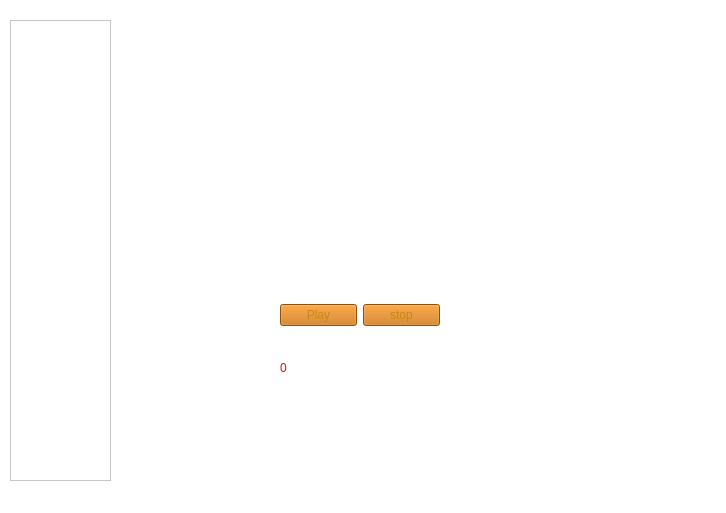
<?xml version="1.0" encoding="UTF-8"?>
<ui version="4.0">
 <class>MainWindow</class>
 <widget class="QMainWindow" name="MainWindow">
  <property name="geometry">
   <rect>
    <x>0</x>
    <y>0</y>
    <width>726</width>
    <height>513</height>
   </rect>
  </property>
  <property name="windowTitle">
   <string>MainWindow</string>
  </property>
  <property name="styleSheet">
   <string notr="true">
background-color: rgb(255, 255, 255);</string>
  </property>
  <widget class="QWidget" name="centralwidget">
   <widget class="QLabel" name="label">
    <property name="geometry">
     <rect>
      <x>280</x>
      <y>360</y>
      <width>161</width>
      <height>16</height>
     </rect>
    </property>
    <property name="styleSheet">
     <string notr="true">color: rgb(255, 0, 0);</string>
    </property>
    <property name="text">
     <string>0</string>
    </property>
   </widget>
   <widget class="QListWidget" name="listWidget">
    <property name="geometry">
     <rect>
      <x>10</x>
      <y>20</y>
      <width>101</width>
      <height>461</height>
     </rect>
    </property>
   </widget>
   <widget class="QWidget" name="horizontalLayoutWidget">
    <property name="geometry">
     <rect>
      <x>280</x>
      <y>290</y>
      <width>160</width>
      <height>51</height>
     </rect>
    </property>
    <layout class="QHBoxLayout" name="horizontalLayout">
     <item>
      <widget class="QPushButton" name="pushButton">
       <property name="styleSheet">
        <string notr="true">color: rgb(200, 134, 19);
background-color: rgb(200, 110, 7);</string>
       </property>
       <property name="text">
        <string>Play</string>
       </property>
      </widget>
     </item>
     <item>
      <widget class="QPushButton" name="pushButton_2">
       <property name="styleSheet">
        <string notr="true">color: rgb(200, 134, 19);
background-color: rgb(200, 110, 7);</string>
       </property>
       <property name="text">
        <string>stop</string>
       </property>
      </widget>
     </item>
    </layout>
   </widget>
  </widget>
  <widget class="QMenuBar" name="menubar">
   <property name="geometry">
    <rect>
     <x>0</x>
     <y>0</y>
     <width>726</width>
     <height>21</height>
    </rect>
   </property>
  </widget>
 </widget>
 <resources/>
 <connections/>
</ui>
